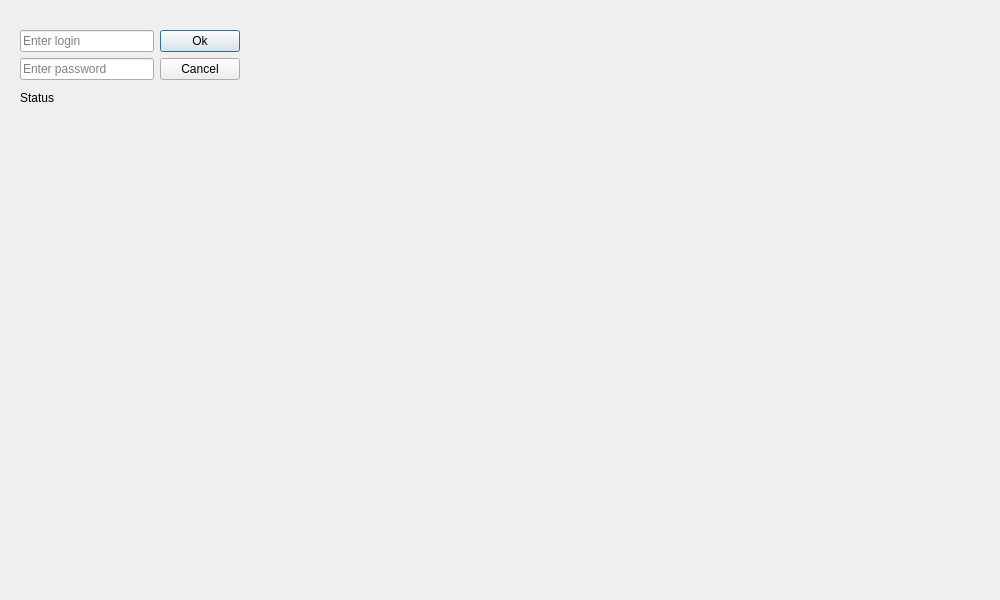
<?xml version="1.0" encoding="UTF-8"?>
<ui version="4.0">
 <class>courierlogin</class>
 <widget class="QDialog" name="courierlogin">
  <property name="geometry">
   <rect>
    <x>0</x>
    <y>0</y>
    <width>1000</width>
    <height>600</height>
   </rect>
  </property>
  <property name="windowTitle">
   <string>Courier authentification</string>
  </property>
  <widget class="QWidget" name="">
   <property name="geometry">
    <rect>
     <x>20</x>
     <y>30</y>
     <width>220</width>
     <height>79</height>
    </rect>
   </property>
   <layout class="QVBoxLayout" name="verticalLayout_2">
    <item>
     <layout class="QVBoxLayout" name="verticalLayout">
      <item>
       <layout class="QHBoxLayout" name="horizontalLayout">
        <item>
         <widget class="QLineEdit" name="txtl">
          <property name="maxLength">
           <number>25</number>
          </property>
          <property name="placeholderText">
           <string>Enter login</string>
          </property>
         </widget>
        </item>
        <item>
         <widget class="QPushButton" name="pushButton">
          <property name="text">
           <string>Ok</string>
          </property>
         </widget>
        </item>
       </layout>
      </item>
      <item>
       <layout class="QHBoxLayout" name="horizontalLayout_2">
        <item>
         <widget class="QLineEdit" name="txtp">
          <property name="maxLength">
           <number>25</number>
          </property>
          <property name="echoMode">
           <enum>QLineEdit::Password</enum>
          </property>
          <property name="placeholderText">
           <string>Enter password</string>
          </property>
         </widget>
        </item>
        <item>
         <widget class="QPushButton" name="pushButton_2">
          <property name="text">
           <string>Cancel</string>
          </property>
         </widget>
        </item>
       </layout>
      </item>
     </layout>
    </item>
    <item>
     <widget class="QLabel" name="lstatus">
      <property name="text">
       <string>Status</string>
      </property>
     </widget>
    </item>
   </layout>
  </widget>
 </widget>
 <resources/>
 <connections/>
</ui>
